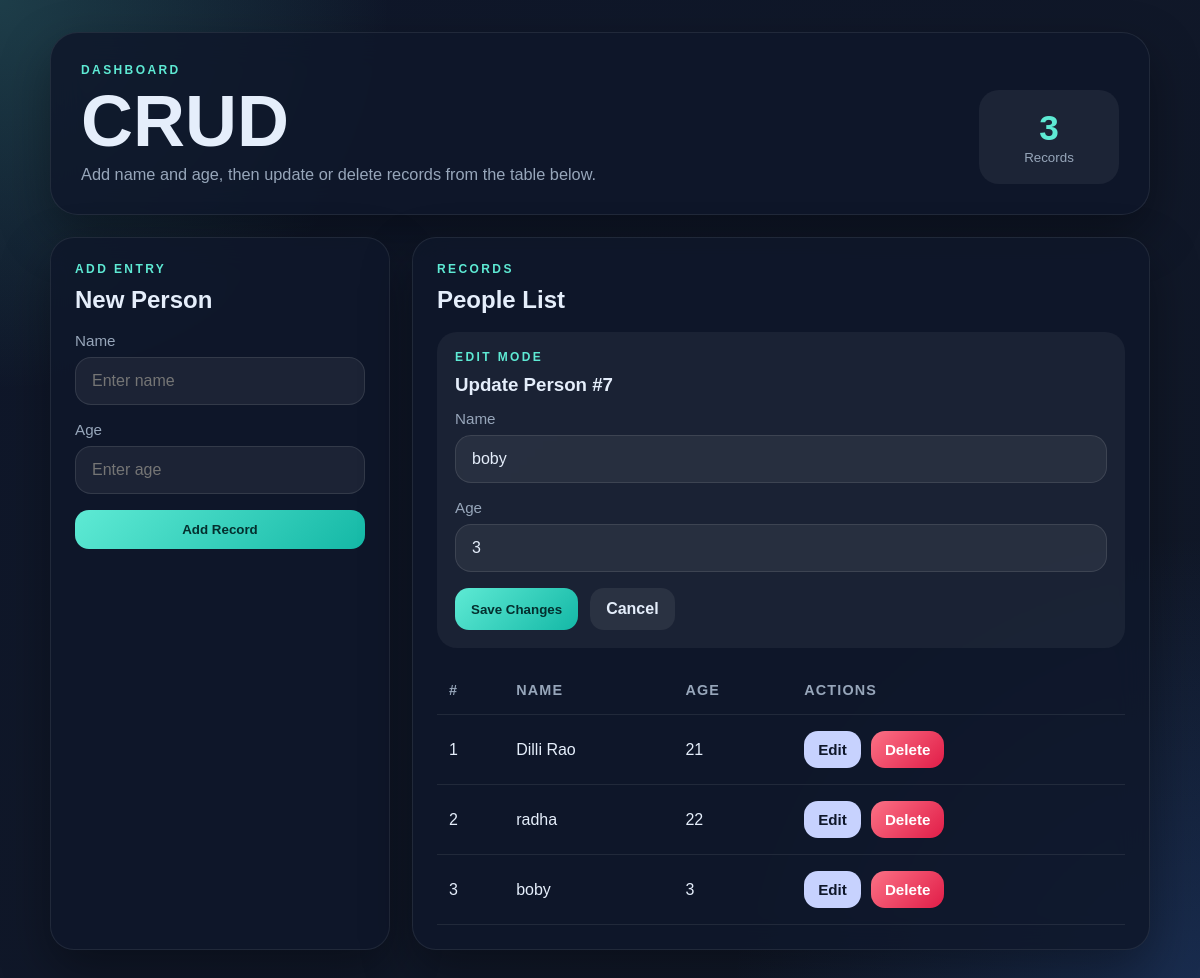
Page /?edit=7 on the committed database.
### app.py (models this page shows)
class Base(DeclarativeBase):
    pass

class Person(Base):
    __tablename__ = "people"
    id: Mapped[int] = mapped_column(primary_key=True, autoincrement=True)
    name: Mapped[str] = mapped_column(nullable=False)
    age: Mapped[int] = mapped_column(nullable=False)

### app.py (the view)
@app.route("/")
def index():
    edit_id = request.args.get("edit", type=int)
    with get_db_session() as session:
        people = session.scalars(select(Person).order_by(Person.id)).all()
        edit_person = session.get(Person, edit_id) if edit_id is not None else None
    return render_template("index.html", people=people, edit_person=edit_person)

### app.py (called while the page is built)
@contextmanager
def get_db_session() -> Session:
    session = SessionLocal()
    try:
        yield session
        session.commit()
    except Exception:
        session.rollback()
        raise
    finally:
        session.close()

@app.before_request
def ensure_database() -> None:
    if not DATABASE_PATH.exists():
        init_db()
        sync_people_csv()

### templates/index.html (shortened to what this page needs)
<!DOCTYPE html>
<html lang="en">
<head>
  <link rel="stylesheet" href="{{ url_for('static', filename='style.css') }}">
</head>
<body>
  <main class="page-shell">
    <section class="hero-card">
      <div>
        <p class="eyebrow">Dashboard</p>
        <h1>CRUD</h1>
        <p class="subcopy">Add name and age, then update or delete records from the table below.</p>
      </div>
      <div class="hero-stat">
        <span>{{ people|length }}</span>
        <small>Records</small>
      </div>
    </section>
    <section class="grid-layout">
      <article class="panel">
        <div class="panel-header">
          <div>
            <p class="eyebrow">Add Entry</p>
            <h2>New Person</h2>
          </div>
        </div>
        <form class="stack-form" action="{{ url_for('add_person') }}" method="post">
          <label>
            <span>Name</span>
            <input type="text" name="name" placeholder="Enter name" required>
          </label>
          <label>
            <span>Age</span>
            <input type="number" name="age" min="1" placeholder="Enter age" required>
          </label>
          <button type="submit" class="primary-btn">Add Record</button>
        </form>
      </article>
      <article class="panel table-panel">
        <div class="panel-header">
          <div>
            <p class="eyebrow">Records</p>
            <h2>People List</h2>
          </div>
        </div>
        {% if edit_person %}
          <div class="edit-card">
            <div class="panel-header compact">
              <div>
                <p class="eyebrow">Edit Mode</p>
                <h3>Update Person #{{ edit_person.id }}</h3>
              </div>
            </div>
            <form class="stack-form" action="{{ url_for('update_person', person_id=edit_person.id) }}" method="post">
              <label>
                <span>Name</span>
                <input type="text" name="name" value="{{ edit_person.name }}" required>
              </label>
              <label>
                <span>Age</span>
                <input type="number" name="age" min="1" value="{{ edit_person.age }}" required>
              </label>
              <div class="button-row">
                <button type="submit" class="primary-btn">Save Changes</button>
                <a class="ghost-btn" href="{{ url_for('index') }}">Cancel</a>
              </div>
            </form>
          </div>
        {% endif %}
        <div class="table-wrap">
          <table>
            <thead>
              <tr>
                <th>#</th>
                <th>Name</th>
                <th>Age</th>
                <th>Actions</th>
              </tr>
            </thead>
            <tbody>
              {% for person in people %}
                <tr>
                  <td>{{ loop.index }}</td>
                  <td>{{ person.name }}</td>
                  <td>{{ person.age }}</td>
                  <td>
                    <div class="action-row">
                      <a class="chip edit" href="{{ url_for('index', edit=person.id) }}">Edit</a>
                      <form action="{{ url_for('delete_person', person_id=person.id) }}" method="post" onsubmit="return confirm('Delete this record?');">
                        <button type="submit" class="chip delete">Delete</button>
                      </form>
                    </div>
                  </td>
                </tr>
              {% else %}
                <tr>
                  <td colspan="4" class="empty-state">No records yet. Add the first person above.</td>
                </tr>
              {% endfor %}
            </tbody>
          </table>
        </div>
      </article>
    </section>
  </main>
</body>
</html>

### static/style.css (style rules this page uses)
:root { --bg-1: #0f172a; --bg-2: #111827; --card: rgba(15, 23, 42, 0.84); --card-border: rgba(255, 255, 255, 0.08); --text: #e5eefb; --muted: #97a6ba; --accent: #5eead4; --accent-strong: #14b8a6; --danger: #fb7185; --danger-strong: #e11d48; --shadow: 0 20px 50px rgba(0, 0, 0, 0.35); }
* { box-sizing: border-box; }
body { margin: 0; min-height: 100vh; font-family: Arial, Helvetica, sans-serif; color: var(--text); background: radial-gradient(circle at top left, rgba(94, 234, 212, 0.18), transparent 25%), radial-gradient(circle at bottom right, rgba(59, 130, 246, 0.2), transparent 30%), linear-gradient(135deg, var(--bg-1), var(--bg-2)); }
.page-shell { width: min(1100px, calc(100% - 32px)); margin: 0 auto; padding: 32px 0 56px; }
.hero-card, .panel, .flash { border: 1px solid var(--card-border); background: var(--card); -webkit-backdrop-filter: blur(16px); backdrop-filter: blur(16px); box-shadow: var(--shadow); }
.hero-card { border-radius: 28px; padding: 30px; display: flex; justify-content: space-between; gap: 20px; align-items: end; margin-bottom: 22px; }
.eyebrow { margin: 0 0 10px; color: var(--accent); text-transform: uppercase; letter-spacing: 0.2em; font-size: 0.75rem; font-weight: 700; }
h1, h2, h3, p { margin-top: 0; }
h1 { margin-bottom: 10px; font-size: clamp(2.4rem, 6vw, 4.8rem); line-height: 0.95; }
.subcopy { max-width: 560px; margin-bottom: 0; color: var(--muted); font-size: 1.02rem; }
.hero-stat { min-width: 140px; padding: 18px 20px; border-radius: 20px; background: rgba(255, 255, 255, 0.06); text-align: center; }
.hero-stat span { display: block; font-size: 2.2rem; font-weight: 800; color: var(--accent); }
.hero-stat small { color: var(--muted); }
.grid-layout { display: grid; grid-template-columns: 340px 1fr; gap: 22px; }
.panel { border-radius: 24px; padding: 24px; }
.panel-header { display: flex; justify-content: space-between; align-items: start; margin-bottom: 18px; }
.panel-header.compact { margin-bottom: 14px; }
.panel-header h2, .panel-header h3 { margin-bottom: 0; }
.stack-form { display: grid; gap: 16px; }
label span { display: block; margin-bottom: 8px; color: var(--muted); font-size: 0.95rem; }
input { width: 100%; border: 1px solid rgba(255, 255, 255, 0.1); border-radius: 16px; padding: 14px 16px; outline: none; color: var(--text); background: rgba(255, 255, 255, 0.06); font-size: 1rem; }
.primary-btn, .ghost-btn, .chip { border: none; border-radius: 14px; padding: 12px 16px; font-weight: 700; text-decoration: none; cursor: pointer; transition: transform 0.15s ease, box-shadow 0.15s ease, opacity 0.15s ease; }
.primary-btn { background: linear-gradient(135deg, var(--accent), var(--accent-strong)); color: #042f2e; }
.ghost-btn { display: inline-flex; align-items: center; justify-content: center; background: rgba(255, 255, 255, 0.07); color: var(--text); }
.button-row { display: flex; gap: 12px; flex-wrap: wrap; }
.table-panel { overflow: hidden; }
.edit-card { margin-bottom: 18px; padding: 18px; border-radius: 20px; background: rgba(255, 255, 255, 0.05); }
.table-wrap { overflow-x: auto; }
table { width: 100%; border-collapse: collapse; }
th, td { padding: 16px 12px; border-bottom: 1px solid rgba(255, 255, 255, 0.08); text-align: left; }
th { color: var(--muted); font-size: 0.9rem; font-weight: 700; text-transform: uppercase; letter-spacing: 0.08em; }
.action-row { display: flex; align-items: center; gap: 10px; flex-wrap: wrap; }
.action-row form { margin: 0; }
.chip { display: inline-flex; align-items: center; justify-content: center; padding: 10px 14px; font-size: 0.95rem; }
.chip.edit { color: #0f172a; background: #c7d2fe; }
.chip.delete { color: #fff; background: linear-gradient(135deg, var(--danger), var(--danger-strong)); }

### rows in the picture
Person: id "7", name "boby", age "3"
Person: name "Dilli Rao", age "21"
Person: name "radha", age "22"

### other values in the picture
{{ people|length }} "3"
